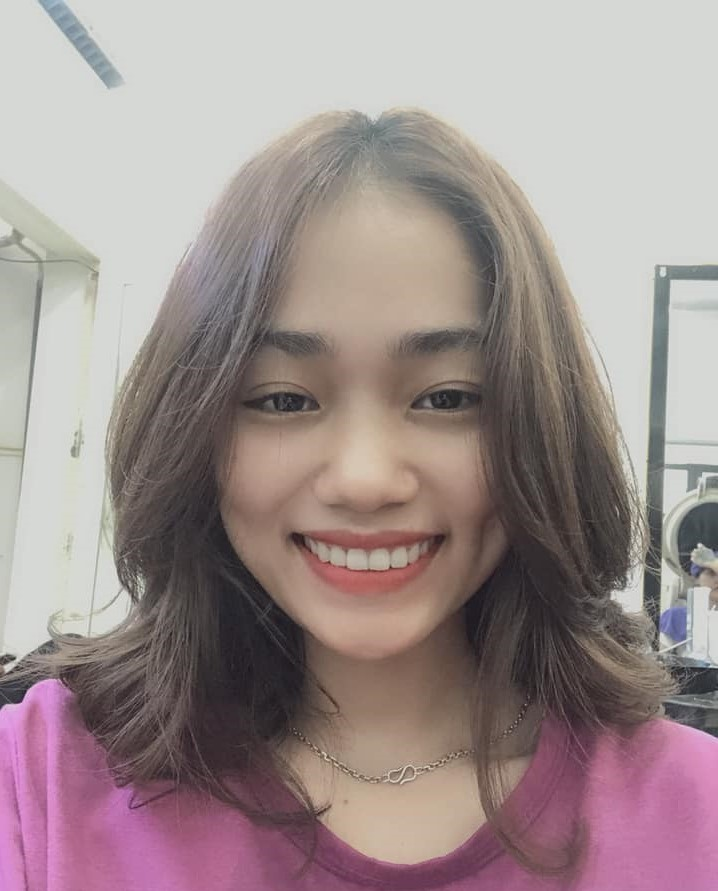
#> input picture img/T20.jpg, 718 x 891 px
$ python Cropping.py --image ../img/T20.jpg
#> lines starting #> are read from the running program, lines starting #| are printed output that depends on the picture
import numpy as np
import argparse
import cv2

ap = argparse.ArgumentParser()
ap.add_argument('-i', '--image', required = True, help = 'Path to the image')
args = vars(ap.parse_args())

image = cv2.imread(args['image'], 0)
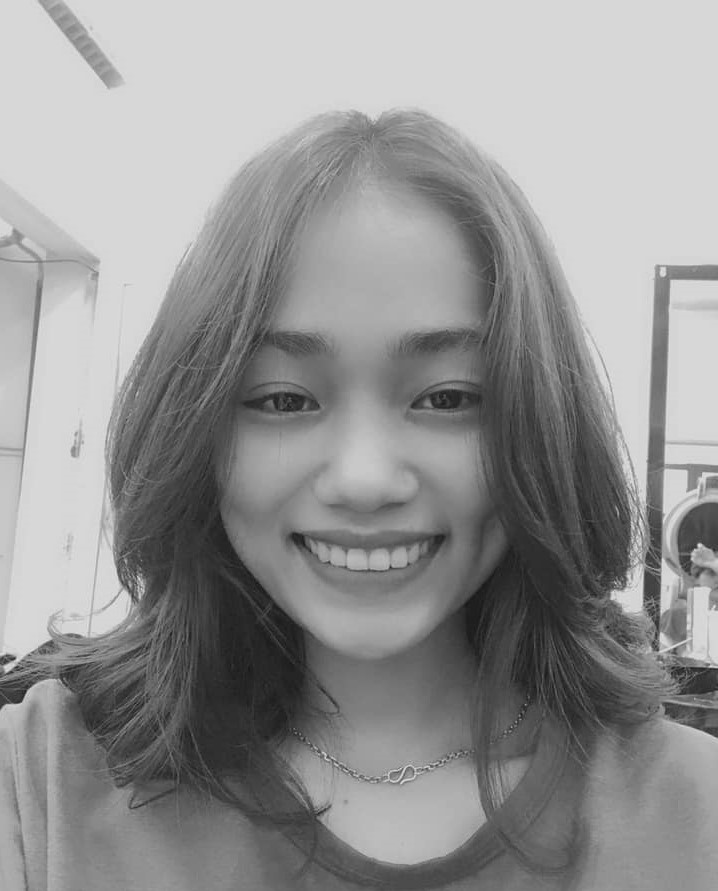
#> image: shape (891, 718); min 22, max 238, mean 147.6
cv2.imshow('original', image)

a = image.shape[1]//2
#> a = 359
b = image.shape[0]//2
#> b = 445

cropped = image[a-25:a+25, b-30:b+30]
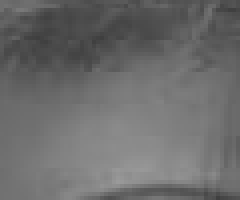
#> cropped: shape (50, 60) (shown 4 times larger); min 63, max 154, mean 107.9
cv2.imshow('Cropped', cropped)

cv2.waitKey(0)
